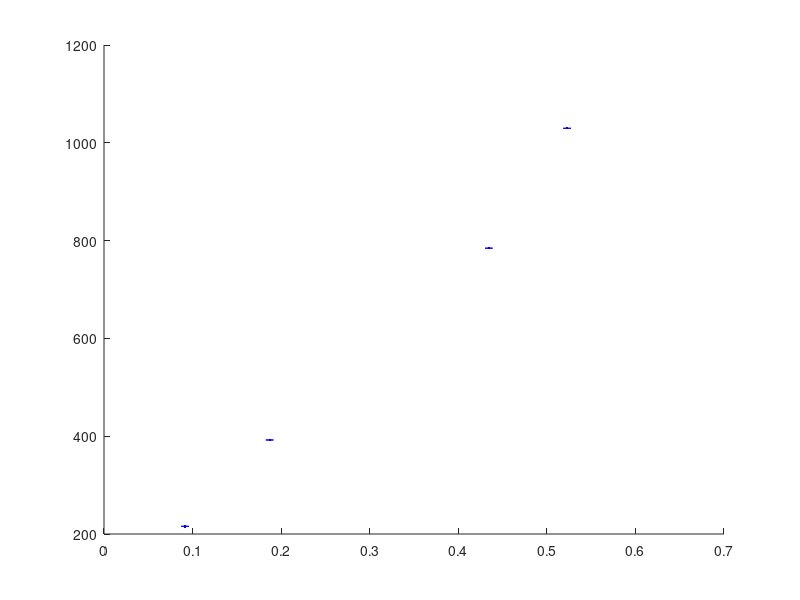

Source code (MATLAB): (Note: this script raises an error after producing the figure.)
clc
clear

% pipe physical data
lengths = [1 1 1 1]; % pipes 1, 2, 3, 4 [m]
diameters = [0.004 0.0075 0.0168 0.0174]; % pipes 1, 2, 3, 4 [m]
areas = (diameters/2).^2 * pi; % pipes 1, 2, 3, 4 [m^2]
rho_water = 997; % [kg/m^3]
mu_water = 0.001787;

laminar_slopes_theoretical = 32.*0.001787./diameters.^2;
laminar_slopes_experimental = [1924.68, 635.31, 429.91, 172.00];

turbulent_slopes_theoretical = [0 0 0 0];
turbulent_intercepts_theoretical = [0 0 0 0];

%% laminar flow
clc

% pipe 1 laminar flow theoretical vs. experimental
fig1 = figure(1);
v = [6.57 2.35 5.46 1.15] .* 1e-6 ./ areas(1);
e = [0.08 0.01 0.06 0.01] .* 1e-6 ./ areas(1);
p = [105, 40, 80, 22] .* 9.80665;
hold on
x = 0:0.1:0.6;
errorbar(v, p, e, '.b', 'horizontal')
plot(x, polyval([1924.678 0], x), '-b')
text(0.3, 397.403, ["y = 1924.68x"; "R^2=0.9969"])
plot(x, polyval([32*0.001787/diameters(1)^2 0], x), '--r')
xlabel('Velocity [m s^{-1}]')
ylabel('\DeltaP [Pa]')
l = legend('Experimental', 'Regression', 'Theoretical');
set(l, 'Position', [0.1387 0.7929 0.2173 0.1214])

% pipe 2 laminar flow theoretical vs. experimental
fig2 = figure(2);
v = [12.85 11.93  6.60] .* 1e-6 ./ areas(2);
e = [ 0.22  0.18  0.02] .* 1e-6 ./ areas(2);
p = [22 15 8] .* 9.80665;
hold on
x = 0:0.1:0.4;
errorbar(v, p, e, '.b', 'horizontal')
plot(x, polyval([635.31 0], x), '-b')
text(0.3, 145, ["y = 635.31x"; "R^2=0.9755"])
plot(x, polyval([32*0.001787/diameters(2)^2 0], x), '--r')
xlabel('Velocity [m s^{-1}]')
ylabel('\DeltaP [Pa]')
l = legend('Experimental', 'Regression', 'Theoretical');
set(l, 'Position', [0.1387 0.7929 0.2173 0.1214])

% pipe 3 laminar flow theoretical vs. experimental
fig3 = figure(3);
v = [12.15 21.28 22.88] .* 1e-6 ./ areas(3);
e = [ 0.11  0.21  0.16] .* 1e-6 ./ areas(3);
p = [2, 5, 4] .* 9.80665;
hold on
x = 0:0.01:0.15;
errorbar(v, p, e, '.b', 'horizontal')
plot(x, polyval([429.91 0], x), '-b')
text(0.08, 30, ["y = 429.91x"; "R^2=0.9763"])
plot(x, polyval([32*0.001787/diameters(3)^2 0], x), '--r')
xlabel('Velocity [m s^{-1}]')
ylabel('\DeltaP [Pa]')
l = legend('Experimental', 'Regression', 'Theoretical');
set(l, 'Position', [0.1387 0.7929 0.2173 0.1214])

% pipe 4 laminar flow theoretical vs. experimental
fig4 = figure(4);
v = [9.22 12.83 28.25] .* 1e-6 ./ areas(4);
e = [0.15  0.36  0.28] .* 1e-6 ./ areas(4);
p = [1 2 1.5] .* 9.80665;
hold on
x = 0:0.01:0.15;
errorbar(v, p, e, '.b', 'horizontal')
plot(x, polyval([172.00 0], x), '-b')
text(0.08, 11.5, ["y = 172.00x"; "R^2=0.7857"])
plot(x, polyval([32*0.001787/diameters(4)^2 0], x), '--r')
xlabel('Velocity [m s^{-1}]')
ylabel('\DeltaP [Pa]')
l = legend('Experimental', 'Regression', 'Theoretical');
set(l, 'Position', [0.1387 0.7929 0.2173 0.1214])

%% turbulent flow
clc

f = [0 0 0];
r = @(u, fr, d) log(fr * rho_water * 0.5 / d) + 2*log(u);

% pipe 1 turbulent flow theoretical vs. experimental
fig5 = figure(5);
q = [13.72 14.28 15.92] .* 1e-6;
e = [ 0.30  0.23  0.13] .* 1e-6 ./ areas(1);
p = [625 600 725] .* 9.80665;
v = q./areas(1);
f = haaland(reynolds(q, diameters(1)), 0, diameters(1)); % f factor calc
x = 0.05:0.01:0.25;
hold on
errorbar(log(v), log(p), e./v, '.b', 'horizontal')
plot(x, polyval([1.153 8.582], x), '-b')
fitn = polyfitn(log(v), r(v, f, diameters(1)), 1);
plot(x, polyval(fitn.Coefficients, x), '--r')
text(0.17, 8.75, ["y = 1.153x + 8.582"; "R^2=0.7959"])
xlabel('ln(v)')
ylabel('ln(\DeltaP)')
l = legend('Experimental', 'Regression', 'Theoretical');
set(l, 'Position', [0.1387 0.7929 0.2173 0.1214])
turbulent_slopes_theoretical(1) = fitn.Coefficients(1);
turbulent_intercepts_theoretical(1) = fitn.Coefficients(2);
fitn_t(1) = fitn;

% pipe 2 turbulent flow theoretical vs. experimental
fig6 = figure(6);
q = [25.29  26.57  31.72] .* 1e-6;
e = [ 0.66   0.16   0.35] .* 1e-6 ./ areas(2);
p = [76.00  80.00 108.00] .* 9.80665;
v = q./ areas(2);
f = haaland(reynolds(q, diameters(2)), 0, diameters(2));
x = -0.6:0.01:-0.3;
hold on
errorbar(log(v), log(p), e./v, '.b', 'horizontal')
plot(x, polyval([1.589 7.489], x), '-b')
fitn = polyfitn(log(v), r(v, f, diameters(2)), 1);
plot(x, polyval(fitn.Coefficients, x), '--r')
text(-0.43, 6.75, ["y = 1.589x + 7.489"; "R^2=0.9945"])
xlabel('ln(v)')
ylabel('ln(\DeltaP)')
l = legend('Experimental', 'Regression', 'Theoretical');
set(l, 'Position', [0.1387 0.7929 0.2173 0.1214])
turbulent_slopes_theoretical(2) = fitn.Coefficients(1);
turbulent_intercepts_theoretical(2) = fitn.Coefficients(2);
fitn_t(2) = fitn;

% pipe 3 turbulent flow theoretical vs. experimental
fig7 = figure(7);
q = [164.85 127.44 283.07] .* 1e-6;
e = [  3.88   3.26   8.24] .* 1e-6 ./ areas(4);
p = [108.00  58.00 355.00] .* 9.80665;
v = q./ areas(4);
f = haaland(reynolds(q, diameters(4)), 0.0003, diameters(4));
x = -0.8:0.01:0.6;
hold on
errorbar(log(v), log(p), e./v, '.b', 'horizontal')
plot(x, polyval([2.181 7.729], x), '-b')
fitn = polyfitn(log(v), r(v, f, diameters(4)), 1);
plot(x, polyval(fitn.Coefficients, x), '--r')
text(-0.09, 7.1, ["y = 2.181x + 7.729"; "R^2=0.9987"])
xlabel('ln(v)')
ylabel('ln(\DeltaP)')
l = legend('Experimental', 'Regression', 'Theoretical');
set(l, 'Position', [0.1387 0.7929 0.2173 0.1214])
turbulent_slopes_theoretical(3) = fitn.Coefficients(1);
turbulent_intercepts_theoretical(3) = fitn.Coefficients(2);
fitn_t(3) = fitn;

% pipe 4 turbulent flow theoretical vs. experimental
fig8 = figure(8);
q = [187.76 294.40 835.59] .* 1e-6;
e = [  8.61  37.67 101.31] .* 1e-6 ./ areas(4);
p = [ 48.00 119.00 602.00] .* 9.80665;
v = q./ areas(4);
f = haaland(reynolds(q, diameters(4)), 0, diameters(4));
x = -0.4:0.01:1.4;
hold on
errorbar(log(v), log(p), e./v, '.b', 'horizontal')
plot(x, polyval([1.669 6.614], x), '-b')
fitn = polyfitn(log(v), r(v, f, diameters(4)), 1);
plot(x, polyval(fitn.Coefficients, x), '--r')
text(0.67, 7.4, ["y = 1.669x + 6.614"; "R^2=0.9959"])
xlabel('ln(v)')
ylabel('ln(\DeltaP)')
l = legend('Experimental', 'Regression', 'Theoretical');
set(l, 'Position', [0.1387 0.7929 0.2173 0.1214])
turbulent_slopes_theoretical(4) = fitn.Coefficients(1);
turbulent_intercepts_theoretical(4) = fitn.Coefficients(2);
fitn_t(4) = fitn;

%% error graphs
fig14 = figure(14);
xlim([0 4000])
ylim([0 4000])
hold on
plot(laminar_slopes_experimental(1), laminar_slopes_theoretical(1), 'ro', ...
    'MarkerFaceColor', 'r')
plot(laminar_slopes_experimental(2), laminar_slopes_theoretical(2), 'rp', ...
    'MarkerFaceColor', 'r')
plot(laminar_slopes_experimental(3), laminar_slopes_theoretical(3), 'rs', ...
    'MarkerFaceColor', 'r')
plot(laminar_slopes_experimental(4), laminar_slopes_theoretical(4), 'r^', ...
    'MarkerFaceColor', 'r')
plot(0:100:4000, polyval([1 0], 0:100:4000), 'k')
legend('Pipe 1', 'Pipe 2', 'Pipe 3', 'Pipe 4')
xlabel('Experimental')
ylabel('Theoretical')

fig15 = figure(15);
hold on
turbulent_slopes_experimental = [1.153 1.589 2.181 1.669];
plot(turbulent_slopes_experimental(1), turbulent_slopes_theoretical(1), 'go', ...
    'MarkerFaceColor', 'g')
plot(turbulent_slopes_experimental(2), turbulent_slopes_theoretical(2), 'gp', ...
    'MarkerFaceColor', 'g')
plot(turbulent_slopes_experimental(3), turbulent_slopes_theoretical(3), 'gs', ...
    'MarkerFaceColor', 'g')
plot(turbulent_slopes_experimental(4), turbulent_slopes_theoretical(4), 'g^', ...
    'MarkerFaceColor', 'g')
plot(1:0.1:2.5, polyval([1 0], 1:0.1:2.5), 'k')
legend('Pipe 1', 'Pipe 2', 'Pipe 3', 'Pipe 4')
xlabel('Experimental')
ylabel('Theoretical')

fig16 = figure(16);
hold on
turbulent_intercepts_experimental = [8.582 7.489 7.729 6.614];
plot(turbulent_intercepts_experimental(1), turbulent_intercepts_theoretical(1), ...
    'bo', 'MarkerFaceColor', 'b')
plot(turbulent_intercepts_experimental(2), turbulent_intercepts_theoretical(2), ...
    'bp', 'MarkerFaceColor', 'b')
plot(turbulent_intercepts_experimental(3), turbulent_intercepts_theoretical(3), ...
    'bs', 'MarkerFaceColor', 'b')
plot(turbulent_intercepts_experimental(4), turbulent_intercepts_theoretical(4), ...
    'b^', 'MarkerFaceColor', 'b')
plot(6:1:10, polyval([1 0], 6:1:10), 'k')
legend('Pipe 1', 'Pipe 2', 'Pipe 3', 'Pipe 4')
xlabel('Experimental')
ylabel('Theoretical')

%% pipe 3 roughness calculation
clc
clear

% pipe 3 physical data
length = 1; % [m]
diameter = 0.0174; % [m]
diameter_rough = 0.0168; % [m]
area = (diameter/2).^2 * pi; % [m^2]
rho_water = 997; % [kg/m^3]
mu_water = 0.001787;

q = [164.85 127.44 283.07] .* 1e-6;
p = [108.00  58.00 355.00] .* 9.80665;
v = q./ area;

% calculate friction factor using equation 5
f_experimental = p .* 2 .* diameter ./ v.^2 ./ rho_water;
f_theoretical = haaland(reynolds(q, diameter), 0.0003, diameter);
f_error = 100 * (f_experimental - f_theoretical) ./ f_theoretical;

epsilon = invHaaland(f_experimental, diameter, reynolds(q, diameter));
disp(epsilon)
